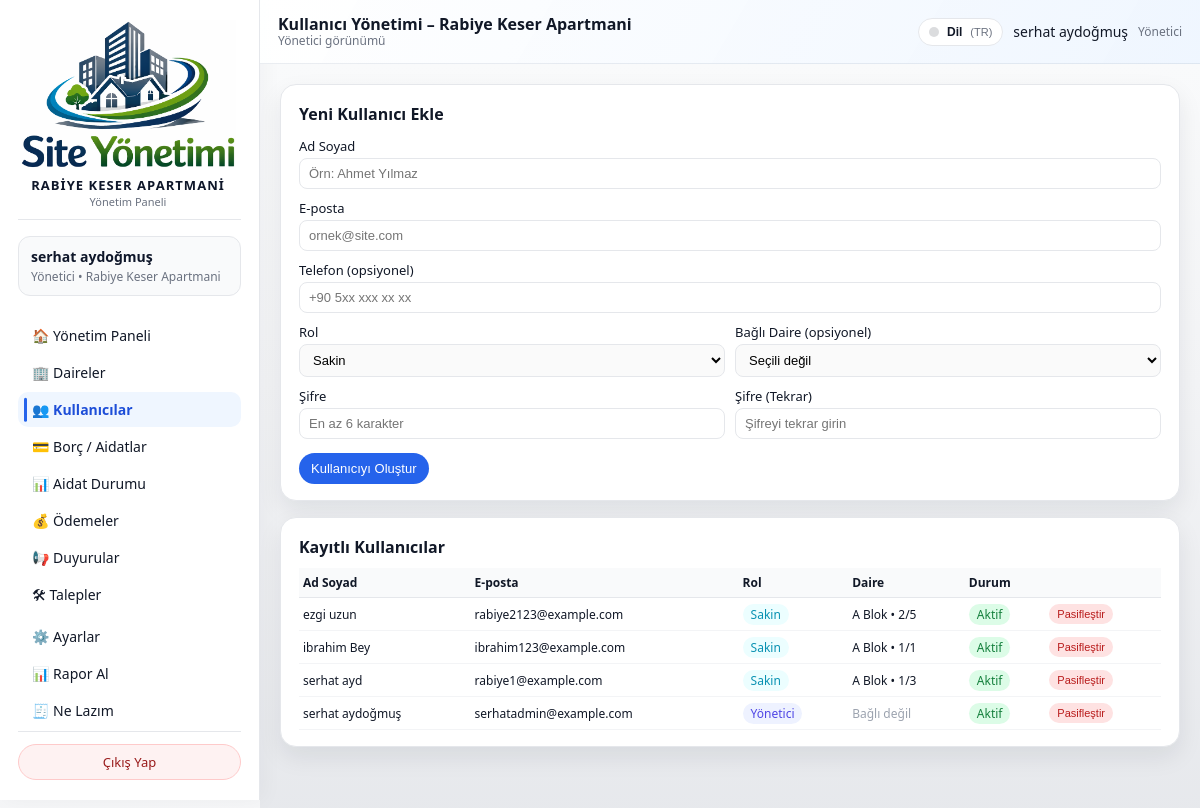
The app's page /admin/users (signed in), older data.
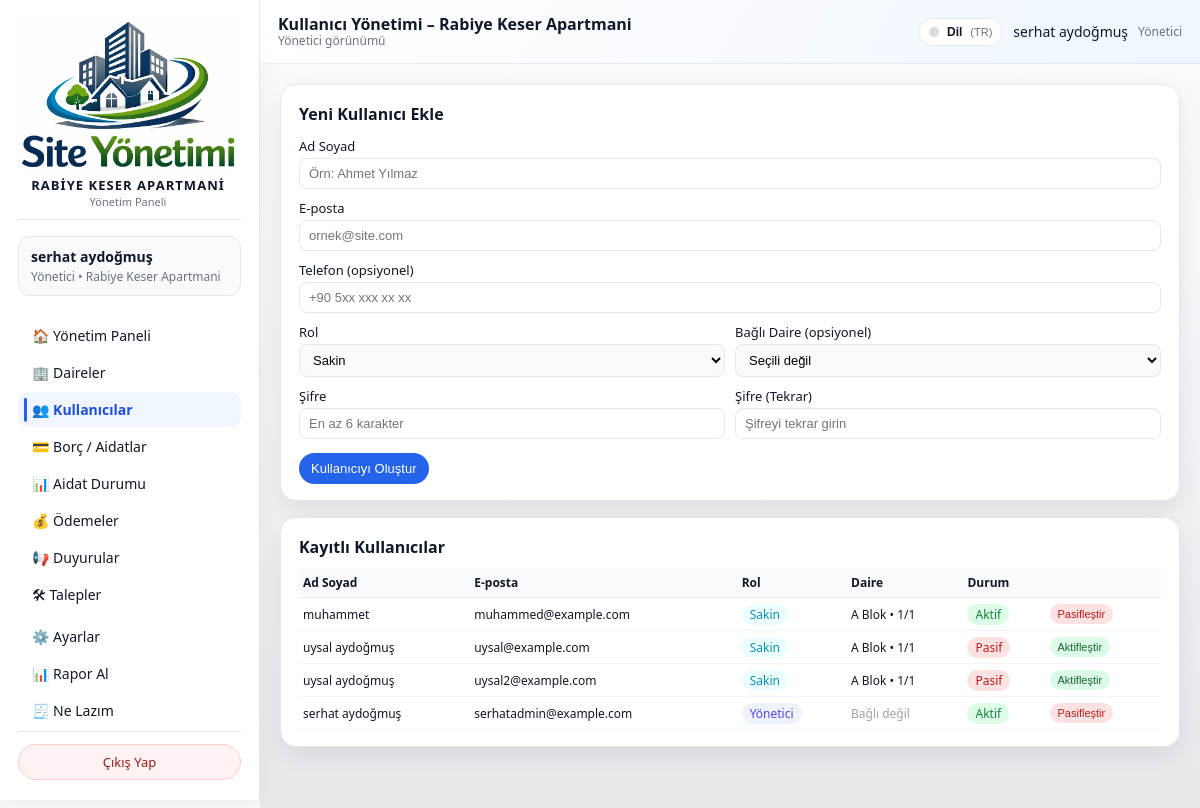
The same page, newer data.
### models/user_model.py (models this page shows, shortened)
class User(db.Model):
    __tablename__ = "users"
    id = db.Column(db.Integer, primary_key=True)
    name = db.Column(db.String(120), nullable=False)
    email = db.Column(db.String(120), unique=True, nullable=False, index=True)
    phone = db.Column(db.String(32), nullable=True)
    password_hash = db.Column(db.String(255), nullable=False)
    role = db.Column(db.String(20), nullable=False, default="resident")
    site_id = db.Column(db.Integer, db.ForeignKey("sites.id"), nullable=True)
    apartment_id = db.Column(
        db.Integer,
        db.ForeignKey("apartments.id"),
        nullable=True,
    )
    is_active = db.Column(db.Boolean, default=True, nullable=False)

### models/apartment_model.py (models this page shows, shortened)
class Apartment(db.Model):
    __tablename__ = "apartments"
    id = db.Column(db.Integer, primary_key=True)
    site_id = db.Column(db.Integer, db.ForeignKey("sites.id"), nullable=False)
    block = db.Column(db.String(50), nullable=False)
    floor = db.Column(db.String(20), nullable=False)
    number = db.Column(db.String(20), nullable=False)
    area_m2 = db.Column(db.Float, nullable=True)
    owner_name = db.Column(db.String(120))
    owner_phone = db.Column(db.String(32))
    notes = db.Column(db.Text)
    users = db.relationship("User", backref="apartment", lazy="dynamic")
    bills = db.relationship("Bill", backref="apartment", lazy="dynamic")
    payments = db.relationship("Payment", backref="apartment", lazy="dynamic")
    tickets = db.relationship("Ticket", backref="apartment", lazy="dynamic")

### routes/admin_routes.py (the view, shortened to what this page needs)
@admin_bp.route("/users", methods=["GET", "POST"])
@admin_required
def manage_users():
    admin_user = _get_current_admin()
    site_id = session.get("active_site_id") or (admin_user.site_id if admin_user else None)
    if not site_id:
        flash("Bu sayfayı kullanabilmek için bir siteye atanmış olmanız gerekiyor.", "error")
        return redirect(url_for("index"))
    users = []
    apartments = []
    try:
        users = (
            User.query
            .filter_by(site_id=site_id)
            .order_by(User.role.desc(), User.name.asc())
            .all()
        )
        apartments = (
            Apartment.query
            .filter_by(site_id=site_id)
            .order_by(
                Apartment.block.asc(),
                Apartment.floor.asc(),
                Apartment.number.asc(),
            )
            .all()
        )
    except SQLAlchemyError as exc:
        current_app.logger.exception("Kullanıcı listesi alınamadı: %s", exc)
        flash("Kullanıcı listesi alınırken bir hata oluştu.", "error")
    return render_template(
        "admin/kullanicilar.html",
        users=users,
        apartments=apartments,
    )

### routes/admin_routes.py (called while the page is built)
def admin_required(view_func):
    @wraps(view_func)
    def wrapped_view(*args, **kwargs):
        user_id = session.get("user_id")
        role = session.get("user_role")
        if not user_id:
            flash("Devam etmek için lütfen giriş yapın.", "info")
            return redirect(url_for("auth.login"))
        if role not in ("admin", "super_admin"):
            flash("Bu alana sadece yönetici kullanıcılar erişebilir.", "error")
            return redirect(url_for("index"))
        return view_func(*args, **kwargs)
    return wrapped_view

def _get_current_admin():
    user_id = session.get("user_id")
    if not user_id:
        return None
    try:
        return User.query.get(user_id)
    except SQLAlchemyError as exc:
        current_app.logger.exception("Admin bilgisi alınamadı: %s", exc)
        return None

@admin_bp.app_context_processor
def inject_site_name():
    name = session.get("site_name")
    if not name:
        name = get_site_display_name()  # DB'den oku (SystemSetting)
        session["site_name"] = name
    return {"current_site_name": name}

### templates/admin/kullanicilar.html (shortened to what the changed rows need)
{% extends "base.html" %}
{% set LANG = session.get('lang','tr') %}
{% macro tp(k) -%}
  {{ I18N_PAGE.get(LANG, I18N_PAGE['tr']).get(k, I18N_PAGE['tr'].get(k, k)) }}
{%- endmacro %}
{% block content %}
<div class="dashboard-grid">
  <section>
    <div class="card">
      <h2 style="font-size:16px; margin-bottom:12px;">{{ tp('new_user') }}</h2>
    </div>
  </section>
  <section>
    <div class="card">
      <h2 style="font-size:16px; margin-bottom:10px;">{{ tp('list_title') }}</h2>
      {% if users %}
        <div style="width:100%; overflow-x:auto;">
          <table style="width:100%; border-collapse:collapse; font-size:12px;">
            <thead>
              <tr style="background:#f9fafb; border-bottom:1px solid #e5e7eb;">
                <th style="text-align:left; padding:6px 4px;">{{ tp('col_name') }}</th>
                <th style="text-align:left; padding:6px 4px;">{{ tp('col_email') }}</th>
                <th style="text-align:left; padding:6px 4px;">{{ tp('col_role') }}</th>
                <th style="text-align:left; padding:6px 4px;">{{ tp('col_apartment') }}</th>
                <th style="text-align:left; padding:6px 4px;">{{ tp('col_status') }}</th>
                <th style="text-align:left; padding:6px 4px;"></th>
              </tr>
            </thead>
            <tbody>
              {% for user in users %}
                <tr style="border-bottom:1px solid #f3f4f6;">
                  <td style="padding:6px 4px; white-space:nowrap;">
                    {{ user.name }}
                  </td>
                  <td style="padding:6px 4px; white-space:nowrap;">
                    {{ user.email }}
                  </td>
                  <td style="padding:6px 4px; white-space:nowrap;">
                    {% if user.role == "admin" %}
                      <span style="padding:2px 8px; border-radius:999px; background:#eef2ff; color:#4f46e5;">{{ tp('badge_admin') }}</span>
                    {% else %}
                      <span style="padding:2px 8px; border-radius:999px; background:#ecfeff; color:#0891b2;">{{ tp('badge_resident') }}</span>
                    {% endif %}
                  </td>
                  <td style="padding:6px 4px; white-space:nowrap;">
                    {% if user.apartment %}
                      {{ user.apartment.block }} Blok • {{ user.apartment.floor }}/{{ user.apartment.number }}
                    {% else %}
                      <span style="color:#9ca3af;">{{ tp('apartment_unlinked') }}</span>
                    {% endif %}
                  </td>
                  <td style="padding:6px 4px; white-space:nowrap;">
                    {% if user.is_active %}
                      <span style="padding:2px 8px; border-radius:999px; background:#dcfce7; color:#15803d;">{{ tp('active') }}</span>
                    {% else %}
                      <span style="padding:2px 8px; border-radius:999px; background:#fee2e2; color:#b91c1c;">{{ tp('passive') }}</span>
                    {% endif %}
                  </td>
                  <td style="padding:6px 4px; white-space:nowrap;">
                    <form method="post"
                          action="{{ url_for('admin.toggle_user_active', user_id=user.id) }}"
                          style="display:inline;">
                      <button type="submit"
                              style="padding:4px 8px; border-radius:999px; border:none; font-size:11px; cursor:pointer;
                                     {% if user.is_active %}
                                       background:#fee2e2; color:#b91c1c;
                                     {% else %}
                                       background:#dcfce7; color:#166534;
                                     {% endif %}">
                        {% if user.is_active %}{{ tp('btn_deactivate') }}{% else %}{{ tp('btn_activate') }}{% endif %}
                      </button>
                    </form>
                  </td>
                </tr>
              {% endfor %}
            </tbody>
          </table>
        </div>
      {% else %}
        <p style="font-size:13px; color:#6b7280;">
          {{ tp('empty') }}
        </p>
      {% endif %}
    </div>
  </section>
</div>
{% endblock %}

Row changes from the older to the newer data that the page shows:
removed User: name "ezgi uzun", email "rabiye2123@example.com", get "Sakin Aktif Pasifleştir", apartment.block "A", apartment.floor "2", apartment.number "5"
removed User: name "ibrahim Bey", email "ibrahim123@example.com", get "Sakin Aktif Pasifleştir", apartment.block "A", apartment.floor "1", apartment.number "1"
now on this page (row edited): User: name "muhammet", email "muhammed@example.com", get "Sakin Aktif Pasifleştir", apartment.block "A", apartment.floor "1", apartment.number "1"
changed User: name "serhat ayd" → "uysal aydoğmuş"; email "rabiye1@example.com" → "uysal@example.com"; get "Sakin Aktif Pasifleştir" → "Sakin Pasif Aktifleştir"; apartment.number "3" → "1"; is_active True → False (drawn)
now on this page (row edited): User: name "uysal aydoğmuş", email "uysal2@example.com", get "Sakin Pasif Aktifleştir", apartment.block "A", apartment.floor "1", apartment.number "1", is_active False (drawn)
